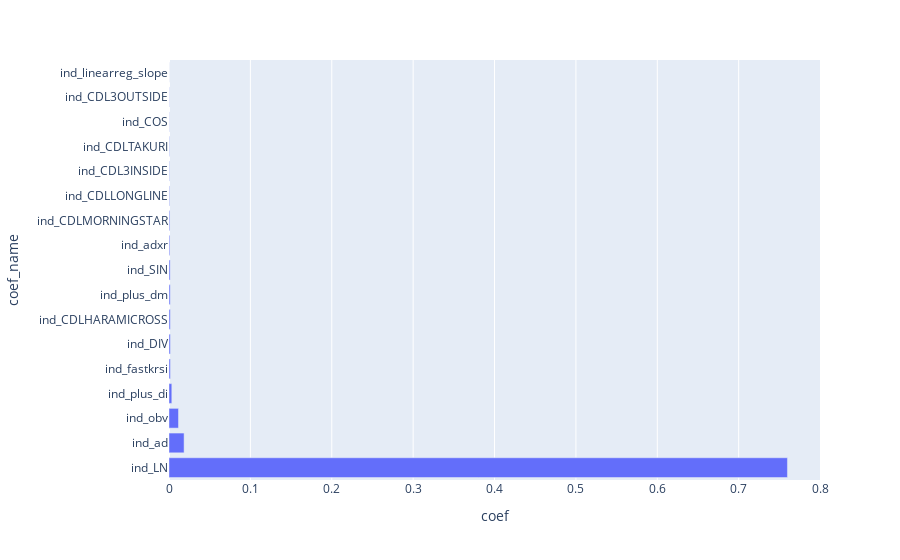

The cell this chart's notebook holds for it:
### Code cell
fig = px.bar(result, x='coef', y='coef_name')
fig.show()
fig.write_html("plots/lasso_variable_selection.html")

### Figure 1 — Plotly figure (JSON) as saved in the notebook; plotly's stock layout.template omitted (floating-point values rounded to 4 significant figures)
{"data": [{"alignmentgroup": "True", "hovertemplate": "coef=%{x}<br>coef_name=%{y}<extra></extra>", "legendgroup": "", "marker": {"color": "#636efa", "pattern": {"shape": ""}}, "name": "", "offsetgroup": "", "orientation": "h", "showlegend": false, "textposition": "auto", "type": "bar", "x": [0.7599, 0.01854, 0.01167, 0.003455, 0.001682, 0.00165, 0.001568, 0.001509, 0.001413, 0.0009905, 0.0009497, 0.0006495, 0.000429, 0.0004243, 0.0002258, 0.0002217, 4.792e-05], "xaxis": "x", "y": ["ind_LN", "ind_ad", "ind_obv", "ind_plus_di", "ind_fastkrsi", "ind_DIV", "ind_CDLHARAMICROSS", "ind_plus_dm", "ind_SIN", "ind_adxr", "ind_CDLMORNINGSTAR", "ind_CDLLONGLINE", "ind_CDL3INSIDE", "ind_CDLTAKURI", "ind_COS", "ind_CDL3OUTSIDE", "ind_linearreg_slope"], "yaxis": "y"}], "layout": {"barmode": "relative", "legend": {"tracegroupgap": 0}, "margin": {"t": 60}, "xaxis": {"anchor": "y", "domain": [0, 1], "title": {"text": "coef"}}, "yaxis": {"anchor": "x", "domain": [0, 1], "title": {"text": "coef_name"}}}}
